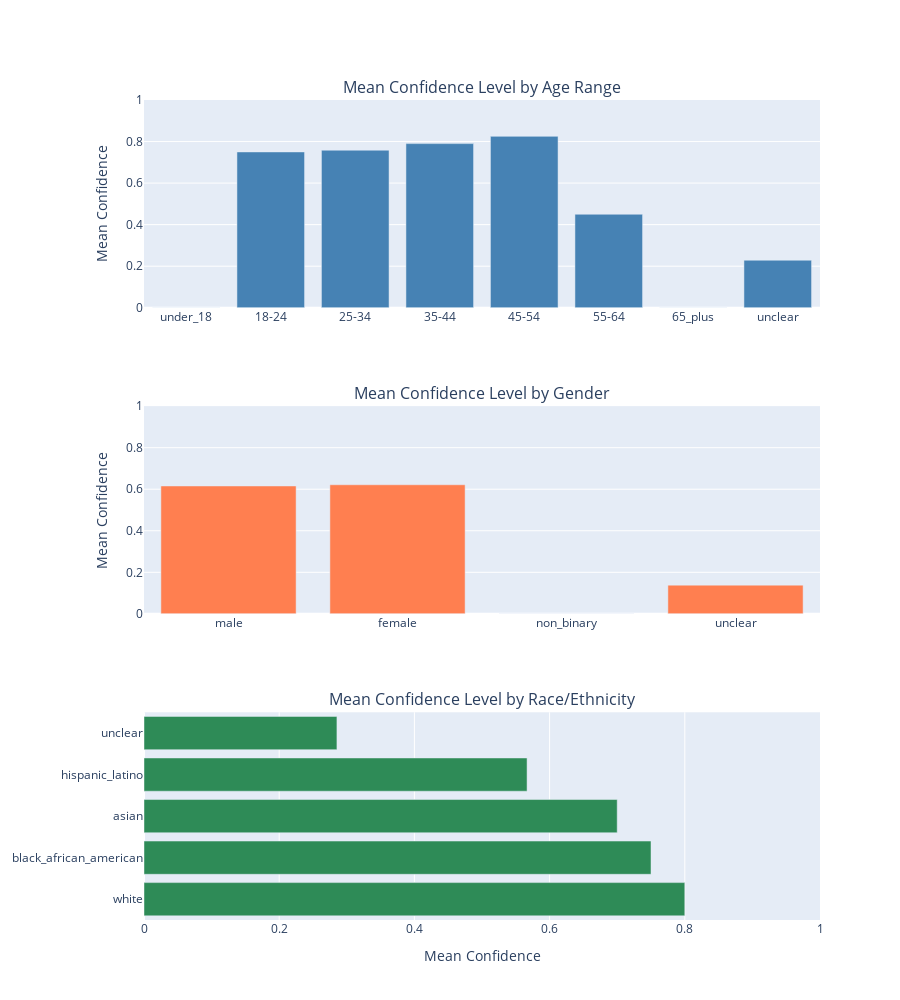

Notebook code cell kept with this figure:
### Code cell
# Visualize confidence by category
age_order = ['under_18', '18-24', '25-34', '35-44', '45-54', '55-64', '65_plus', 'unclear']
gender_order = ['male', 'female', 'non_binary', 'unclear']

age_conf_plot = df.groupby('inferred_age_range')['confidence_level'].mean().reindex(age_order, fill_value=0)
gender_conf_plot = df.groupby('inferred_gender')['confidence_level'].mean().reindex(gender_order, fill_value=0)
race_conf_plot = df.groupby('inferred_race_ethnicity')['confidence_level'].mean().sort_values(ascending=False)

fig = make_subplots(
	rows=3, cols=1,
	subplot_titles=('Mean Confidence Level by Age Range', 
					'Mean Confidence Level by Gender',
					'Mean Confidence Level by Race/Ethnicity'),
	vertical_spacing=0.12
)

# Age
fig.add_trace(
	go.Bar(x=age_conf_plot.index, y=age_conf_plot.values, 
		   marker_color='steelblue', showlegend=False),
	row=1, col=1
)

# Gender
fig.add_trace(
	go.Bar(x=gender_conf_plot.index, y=gender_conf_plot.values,
		   marker_color='coral', showlegend=False),
	row=2, col=1
)

# Race/Ethnicity (horizontal)
fig.add_trace(
	go.Bar(y=race_conf_plot.index, x=race_conf_plot.values,
		   orientation='h', marker_color='seagreen', showlegend=False),
	row=3, col=1
)

fig.update_yaxes(title_text='Mean Confidence', range=[0, 1], row=1, col=1)
fig.update_yaxes(title_text='Mean Confidence', range=[0, 1], row=2, col=1)
fig.update_xaxes(title_text='Mean Confidence', range=[0, 1], row=3, col=1)

fig.update_layout(height=1000)
fig.show()

### Figure 1 — Plotly figure (JSON) as saved in the notebook; plotly's stock layout.template omitted (floating-point values rounded to 4 significant figures)
{"data": [{"marker": {"color": "steelblue"}, "showlegend": false, "type": "bar", "x": ["under_18", "18-24", "25-34", "35-44", "45-54", "55-64", "65_plus", "unclear"], "xaxis": "x", "y": [0.0, 0.75, 0.7583, 0.79, 0.825, 0.45, 0.0, 0.2288], "yaxis": "y"}, {"marker": {"color": "coral"}, "showlegend": false, "type": "bar", "x": ["male", "female", "non_binary", "unclear"], "xaxis": "x2", "y": [0.6156, 0.6214, 0.0, 0.1383], "yaxis": "y2"}, {"marker": {"color": "seagreen"}, "orientation": "h", "showlegend": false, "type": "bar", "x": [0.8, 0.75, 0.7, 0.5667, 0.2854], "xaxis": "x3", "y": ["white", "black_african_american", "asian", "hispanic_latino", "unclear"], "yaxis": "y3"}], "layout": {"annotations": [{"font": {"size": 16}, "showarrow": false, "text": "Mean Confidence Level by Age Range", "x": 0.5, "xanchor": "center", "xref": "paper", "y": 1, "yanchor": "bottom", "yref": "paper"}, {"font": {"size": 16}, "showarrow": false, "text": "Mean Confidence Level by Gender", "x": 0.5, "xanchor": "center", "xref": "paper", "y": 0.6267, "yanchor": "bottom", "yref": "paper"}, {"font": {"size": 16}, "showarrow": false, "text": "Mean Confidence Level by Race/Ethnicity", "x": 0.5, "xanchor": "center", "xref": "paper", "y": 0.2533, "yanchor": "bottom", "yref": "paper"}], "height": 1000, "xaxis": {"anchor": "y", "domain": [0, 1]}, "xaxis2": {"anchor": "y2", "domain": [0, 1]}, "xaxis3": {"anchor": "y3", "domain": [0, 1], "range": [0, 1], "title": {"text": "Mean Confidence"}}, "yaxis": {"anchor": "x", "domain": [0.7467, 1], "range": [0, 1], "title": {"text": "Mean Confidence"}}, "yaxis2": {"anchor": "x2", "domain": [0.3733, 0.6267], "range": [0, 1], "title": {"text": "Mean Confidence"}}, "yaxis3": {"anchor": "x3", "domain": [0, 0.2533]}}}
